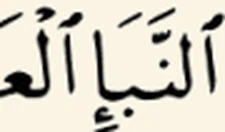
#> input picture previews/tajweed-challenge/assets/mushaf/signs/alif_wasla.webp, 225 x 132 px, given in place of page528.webp, which was not available
$ python crop-signs.py
#> lines starting #> are read from the running program, lines starting #| are printed output that depends on the picture
#!/usr/bin/env python3
"""يقصّ صور علامات المصحف من صفحات المصحف المطبوع الحقيقية (assets/mushaf/pageNNN.webp في المنصة، قراءة فقط) ويكتبها في assets/mushaf/signs/،
وينسخ الصفحات المستعملة في «استكشف الصفحة» إلى assets/mushaf/pages/. لا رسم ولا خط من عندنا: كل بكسل مقتطع من صفحة المصحف المصدر.
الإحداثيات بكسلات الصفحة الأصلية (٨٠٠×١٢٩٤). الخلفية الشفافة للصفحة تُوضَع على لون الورق العاجي. التشغيل: python3 tools/crop-signs.py"""
import json, os, shutil
from PIL import Image
HERE = os.path.dirname(os.path.abspath(__file__)); ROOT = os.path.dirname(HERE)
PLATFORM = os.path.abspath(os.path.join(ROOT, '..', '..'))
PAPER = (251, 245, 228)
SCALE = 2.5
# id: (صفحة, [x0,y0,x1,y1], الآية/الموضع للتوثيق)
CROPS = {
  'waqf_lazim':   (528, [480, 1178, 650, 1256], '54:6 «عنهم» + م'),
  'waqf_jaiz':    (584, [60, 332, 200, 392], '79:27 «السماء» + ج'),
  'waqf_sala':    (588, [545, 236, 615, 292], '83:14 «كلا» + صلى'),
  'saktah':       (588, [505, 236, 575, 292], '83:14 «بل» + س'),
  'waqf_qala':    (443, [270, 925, 345, 975], '36:52 «هذا» + قلى'),
  'waqf_muanaqa': (2, [230, 215, 380, 290], '2:2 «لا ريب» + ∴'),
  'zero_round':   (582, [390, 1092, 510, 1150], '78:28 «وكذبوا»'),
  'zero_rect':    (584, [520, 262, 610, 322], '79:24 «أنا»'),
  'sukun':        (2, [300, 238, 375, 290], '2:2 «لا ريب»'),
  'shadda':       (582, [690, 185, 780, 255], '78:1 «عمّ»'),
  'small_meem':   (585, [320, 758, 430, 812], '80:27 «فأنبتنا»'),
  'madd':         (582, [520, 598, 615, 662], '78:14 «ماء»'),
  'dagger_alif':  (2, [468, 230, 545, 285], '2:2 «ذلك»'),
  'small_waw':    (585, [150, 192, 260, 245], '80:6 «له»'),
  'small_yaa':    (582, [305, 608, 375, 660], '78:15 «به»'),
  'sin_over':     (39, [300, 1190, 430, 1255], '2:245 «يبصط»'),
  'sin_under':    (525, [500, 350, 660, 420], '52:37 «المصيطرون»'),
}
# أجزاء من الصفحة (لوحة السورة، البسملة، خط السجود) تُستعمل في «استكشف الصفحة»
CROPS.update({
  'part_banner':   (582, [30, 0, 770, 100], '78 لوحة سورة النبأ'),
  'part_basmala':  (582, [180, 100, 625, 172], 'البسملة'),
  'part_overline': (528, [170, 596, 390, 660], '53:62 خط فوق كلمات السجود'),
})
# علامات إضافية (الحركات والتنوين والألف والهمزة والعلامات النادرة): نفس الطريقة، التوثيق في PROVENANCE.json
CROPS.update({
  'fatha':       (583, [480, 285, 595, 335], '78:37 «يوم»'),
  'damma':       (583, [420, 280, 520, 335], '78:38 «الروح»'),
  'kasra':       (583, [560, 190, 650, 245], '78:37 «ربّ»'),
  'fathatan':    (582, [485, 620, 580, 672], '78:14 «ثجاجًا»'),
  'dammatan':    (226, [170, 535, 365, 595], '11:41 «لغفور رحيم»'),
  'kasratan':    (585, [20, 350, 140, 410], '80:13 «مكرمة»'),
  'alif_wasla':  (582, [440, 192, 530, 245], '78:2 «النبإ»'),
  'hamza_above': (585, [415, 190, 495, 238], '80:5 «أمّا»'),
  'hamza_below': (582, [575, 700, 650, 750], '78:17 «إنّ»'),
  'hamza_line':  (585, [310, 360, 380, 410], '80:12 «شاء»'),
  'ishmam':      (236, [265, 872, 385, 935], '12:11 «تأمنّا»'),
  'imala':       (226, [485, 535, 610, 600], '11:41 «مجراها»'),
})
PAGES = [2, 39, 226, 236, 443, 525, 528, 582, 583, 584, 585, 588]
def load(p):
#> called with p = 528
    im = Image.open(os.path.join(PLATFORM, 'assets/mushaf', f'page{p:03d}.webp')).convert('RGBA')
    bg = Image.new('RGB', im.size, PAPER); bg.paste(im, mask=im.split()[3]); return bg
#> after `bg = Image.new('RGB', im.size, PAPER)`:
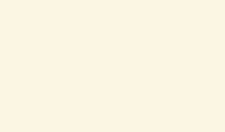
#> bg: PIL image 225x132 RGB; mean R, G, B 251, 245, 228
#> in load, bg is the input picture: PIL image 225x132 RGB; mean R, G, B 211.5, 206.5, 193.5
out = os.path.join(ROOT, 'assets/mushaf/signs'); os.makedirs(out, exist_ok=True)
pg = os.path.join(ROOT, 'assets/mushaf/pages'); os.makedirs(pg, exist_ok=True)
cache = {}; prov = {}
for sid, (page, box, note) in CROPS.items():
    im = cache.setdefault(page, load(page)); c = im.crop(tuple(box)); c = c.resize((round(c.width * SCALE), round(c.height * SCALE)), Image.LANCZOS)
#> after `c = im.crop(tuple(box))`: c: PIL image 170x78 RGB; every value is 0
#> after `c = c.resize((round(c.width * SCALE), round(c.height * SCALE)), Image.`: c: PIL image 425x195 RGB; every value is 0
    c.save(os.path.join(out, sid + '.webp'), quality=90); prov[sid] = {'page': page, 'box': box, 'at': note, 'w': c.width, 'h': c.height}
#> pass 2 of the loop `for sid, (page, box, note) in CROPS.items():`:
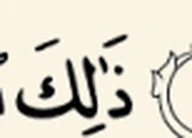
#> input picture previews/tajweed-challenge/assets/mushaf/signs/dagger_alif.webp, 192 x 138 px, given in place of page584.webp, which was not available
#> im: PIL image 192x138 RGBA
#> in load (call 2), `bg = Image.new('RGB', im.size, PAPER)`:
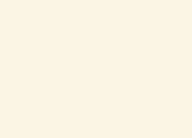
#> bg: PIL image 192x138 RGB; mean R, G, B 251, 245, 228
#> in load, bg is the input picture: PIL image 192x138 RGB; mean R, G, B 220.6, 215.2, 201.7
#> c: PIL image 140x60 RGB; every value is 0
#> c: PIL image 350x150 RGB; every value is 0
#> (the run stopped early here; a loop or call above may not have finished)
